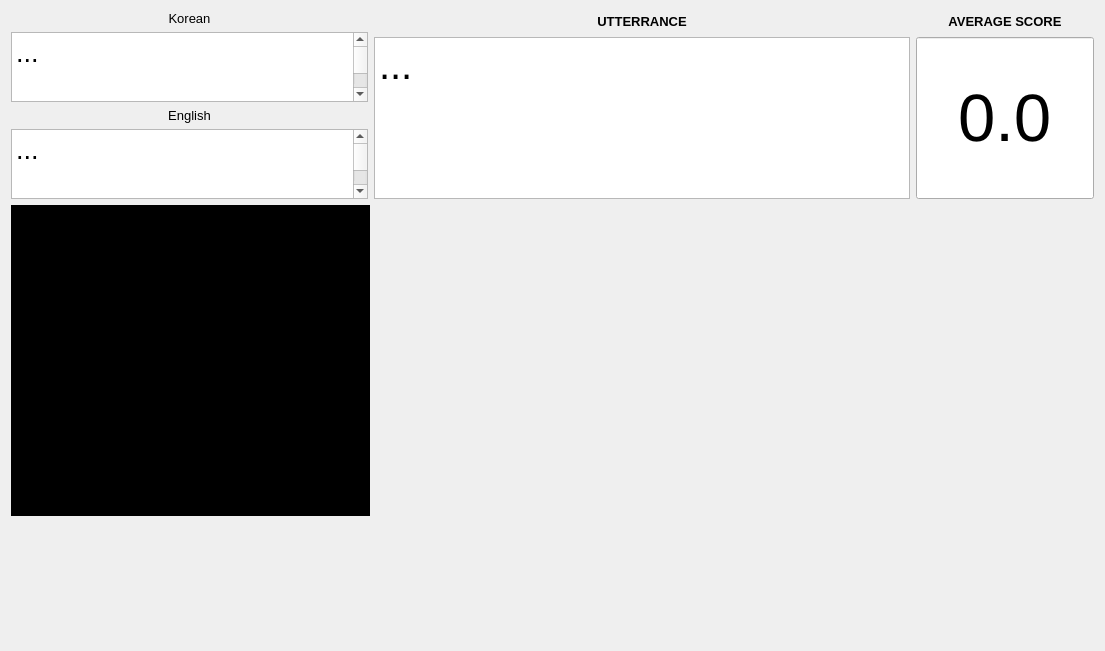
<?xml version="1.0" encoding="UTF-8"?>
<ui version="4.0">
 <class>PatientDialog</class>
 <widget class="QDialog" name="PatientDialog">
  <property name="geometry">
   <rect>
    <x>0</x>
    <y>0</y>
    <width>1105</width>
    <height>651</height>
   </rect>
  </property>
  <property name="windowTitle">
   <string>Visual Bio-Feedback</string>
  </property>
  <layout class="QVBoxLayout" name="verticalLayout" stretch="1,4">
   <item>
    <layout class="QHBoxLayout" name="top_layout" stretch="2,3,1">
     <item>
      <layout class="QVBoxLayout" name="utter_info_layout" stretch="1,1">
       <item>
        <layout class="QVBoxLayout" name="korean_layout" stretch="1,2">
         <item>
          <widget class="QLabel" name="koreanLabel">
           <property name="font">
            <font>
             <pointsize>10</pointsize>
            </font>
           </property>
           <property name="text">
            <string>Korean</string>
           </property>
           <property name="alignment">
            <set>Qt::AlignCenter</set>
           </property>
          </widget>
         </item>
         <item>
          <widget class="QPlainTextEdit" name="koreanEdit">
           <property name="font">
            <font>
             <pointsize>20</pointsize>
            </font>
           </property>
           <property name="plainText">
            <string>...
</string>
           </property>
          </widget>
         </item>
        </layout>
       </item>
       <item>
        <layout class="QVBoxLayout" name="english_layout" stretch="1,2">
         <item>
          <widget class="QLabel" name="englishLabel">
           <property name="font">
            <font>
             <pointsize>10</pointsize>
            </font>
           </property>
           <property name="text">
            <string>English</string>
           </property>
           <property name="alignment">
            <set>Qt::AlignCenter</set>
           </property>
          </widget>
         </item>
         <item>
          <widget class="QPlainTextEdit" name="englishEdit">
           <property name="font">
            <font>
             <pointsize>20</pointsize>
            </font>
           </property>
           <property name="plainText">
            <string>...
</string>
           </property>
          </widget>
         </item>
        </layout>
       </item>
      </layout>
     </item>
     <item>
      <layout class="QVBoxLayout" name="utter_layout" stretch="1,8">
       <item>
        <widget class="QLabel" name="utterLabel">
         <property name="font">
          <font>
           <pointsize>10</pointsize>
           <weight>75</weight>
           <bold>true</bold>
          </font>
         </property>
         <property name="text">
          <string>UTTERRANCE</string>
         </property>
         <property name="alignment">
          <set>Qt::AlignCenter</set>
         </property>
        </widget>
       </item>
       <item>
        <widget class="QPlainTextEdit" name="utterEdit">
         <property name="font">
          <font>
           <pointsize>30</pointsize>
          </font>
         </property>
         <property name="plainText">
          <string>...
</string>
         </property>
        </widget>
       </item>
      </layout>
     </item>
     <item>
      <layout class="QVBoxLayout" name="avg_score_layout" stretch="1,8">
       <item>
        <widget class="QLabel" name="avgScoreLabel">
         <property name="font">
          <font>
           <pointsize>10</pointsize>
           <weight>75</weight>
           <bold>true</bold>
          </font>
         </property>
         <property name="text">
          <string>AVERAGE SCORE</string>
         </property>
         <property name="alignment">
          <set>Qt::AlignCenter</set>
         </property>
        </widget>
       </item>
       <item>
        <widget class="QLineEdit" name="avgScoreEdit">
         <property name="sizePolicy">
          <sizepolicy hsizetype="Expanding" vsizetype="Expanding">
           <horstretch>0</horstretch>
           <verstretch>0</verstretch>
          </sizepolicy>
         </property>
         <property name="font">
          <font>
           <pointsize>50</pointsize>
          </font>
         </property>
         <property name="text">
          <string>0.0</string>
         </property>
         <property name="alignment">
          <set>Qt::AlignCenter</set>
         </property>
        </widget>
       </item>
      </layout>
     </item>
    </layout>
   </item>
   <item>
    <layout class="QHBoxLayout" name="bottom_layout" stretch="2">
     <item>
      <layout class="QHBoxLayout" name="score_plot_layout" stretch="1,2">
       <item>
        <layout class="QVBoxLayout" name="video_layout" stretch="5,2">
         <property name="sizeConstraint">
          <enum>QLayout::SetMinimumSize</enum>
         </property>
         <item>
          <widget class="QLabel" name="videoFeed">
           <property name="sizePolicy">
            <sizepolicy hsizetype="Preferred" vsizetype="Preferred">
             <horstretch>0</horstretch>
             <verstretch>0</verstretch>
            </sizepolicy>
           </property>
           <property name="autoFillBackground">
            <bool>false</bool>
           </property>
           <property name="styleSheet">
            <string notr="true">Background-color: #000;</string>
           </property>
           <property name="text">
            <string>TextLabel</string>
           </property>
          </widget>
         </item>
         <item>
          <spacer name="verticalSpacer">
           <property name="orientation">
            <enum>Qt::Vertical</enum>
           </property>
           <property name="sizeHint" stdset="0">
            <size>
             <width>20</width>
             <height>40</height>
            </size>
           </property>
          </spacer>
         </item>
        </layout>
       </item>
       <item>
        <widget class="QCustomPlot" name="scorePlot" native="true">
         <property name="sizePolicy">
          <sizepolicy hsizetype="Expanding" vsizetype="Expanding">
           <horstretch>0</horstretch>
           <verstretch>0</verstretch>
          </sizepolicy>
         </property>
         <property name="autoFillBackground">
          <bool>true</bool>
         </property>
        </widget>
       </item>
      </layout>
     </item>
    </layout>
   </item>
  </layout>
 </widget>
 <customwidgets>
  <customwidget>
   <class>QCustomPlot</class>
   <extends>QWidget</extends>
   <header>qcustomplot.h</header>
   <container>1</container>
  </customwidget>
 </customwidgets>
 <resources/>
 <connections/>
</ui>
